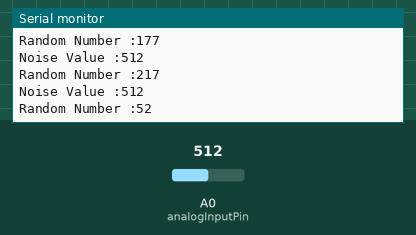
A sketch run on a simulated Arduino Uno, built with avr-gcc and run on an emulated ATmega328P. Parts: the last lines printed to the serial monitor. The test bench sets the inputs (shaded band); at power-on: A0 (analogInputPin) = 512. Random numbers use the default seed unless the sketch sets one.

Above: at 1.2 s.
1.3 s: A0 (analogInputPin) set to 110
At 1.9 s:
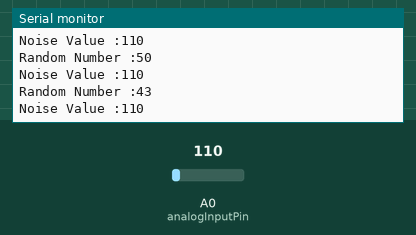
4.3 s: A0 (analogInputPin) set to 89
At 5.2 s:
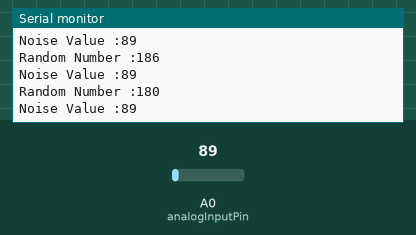
7.3 s: A0 (analogInputPin) set to 11
At 7.8 s:
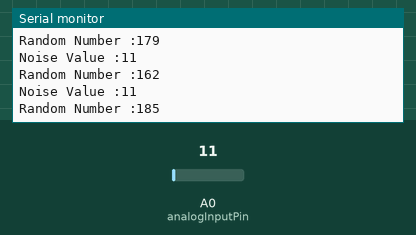
10.3 s: A0 (analogInputPin) set to 8
At 10.8 s:
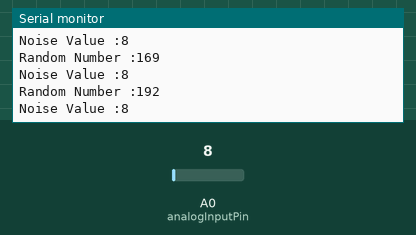
Timing chart, 0 to 13.3 s (numbered marks = the images above; inputs shaded):
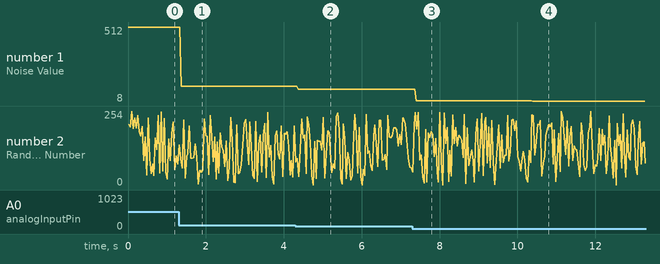

The sketch:

true_randomness.ino
```cpp
const int analogInputPin = A0;

void setup() {
  // put your setup code here, to run once:
  Serial.begin(9600);
  randomSeed(analogRead(analogInputPin));

}

void loop() {
  // put your main code here, to run repeatedly:
  int noiseValue = analogRead(analogInputPin);
  int randomNumber= random(0,255);

  Serial.print("Noise Value :");
  Serial.print(noiseValue);
  Serial.print("\nRandom Number :");
  Serial.println(randomNumber);

}
```

Measured:
- the behaviour switches between 10 and 9 on A0 (analogInputPin) (found by bisection; images 3 and 4)
